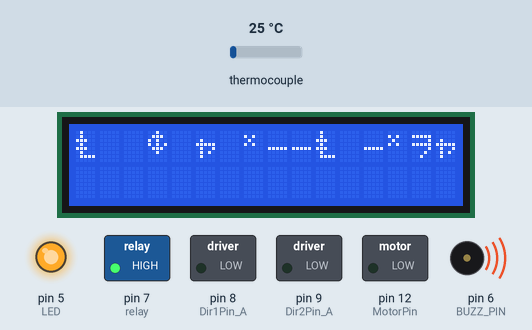
Bench run of a sketch on a simulated Arduino Uno, built with avr-gcc and run on an emulated ATmega328P. Shown: 16×2 character LCD, switched loads named in the sketch (green lamp = pin HIGH), output pins drawn as LEDs (lit = HIGH), buzzer (waves = sounding). The inputs (shaded band) are chosen by the test bench; at power-on: thermocouple 25 °C. What the sketch prints to the serial monitor is not drawn.

Above: at 1.3 s.
1.4 s: thermocouple set to 60 °C
At 2.4 s:
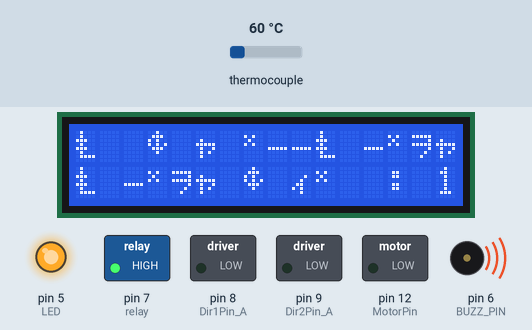
6.2 s: thermocouple set to 70 °C
At 8.9 s:
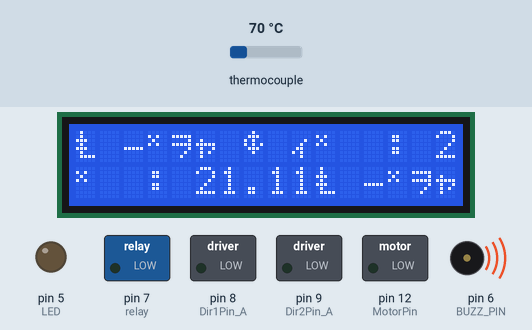
11.0 s: thermocouple set to 77 °C
At 13.7 s:
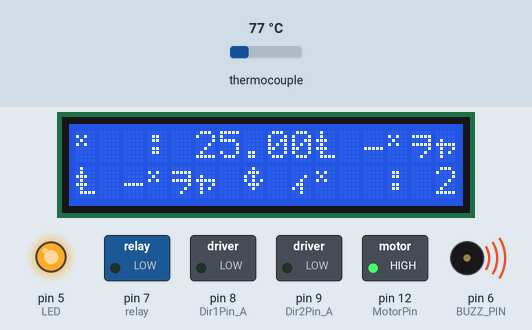
15.8 s: thermocouple set to 6 °C
At 19.2 s:
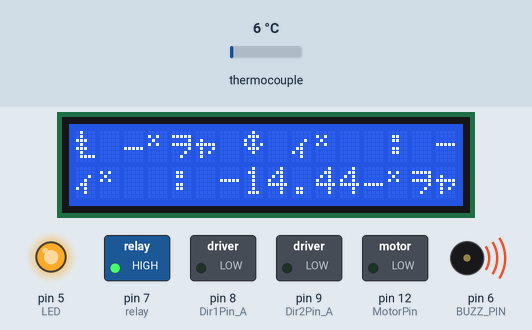
20.6 s: thermocouple set to 75 °C
At 23.4 s:
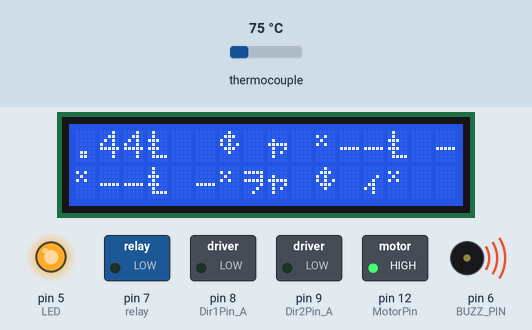
25.4 s: thermocouple set to 225 °C
At 30.3 s:
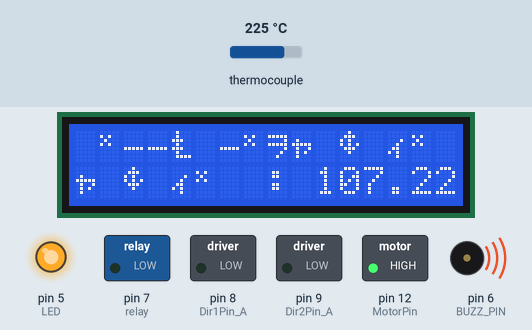
Timing chart, 0 to 31.8 s (numbered marks = the images above; inputs shaded):
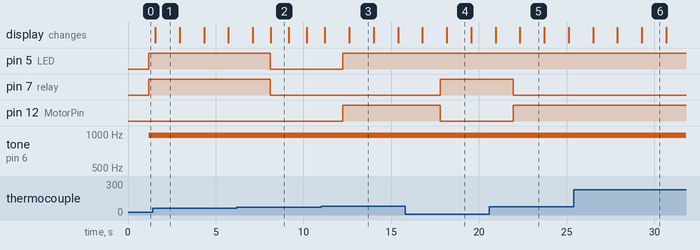

Measured:
- the behaviour switches between 64 and 65 °C on thermocouple (found by bisection; images 1 and 2)
- the behaviour switches between 73 and 74 °C on thermocouple (found by bisection; images 2 and 3)
- after the input at 6.2 s, pin 5 (LED), pin 7 (relay): HIGH → LOW after 1.9 s
- after the input at 11.0 s, pin 5 (LED), pin 12 (MotorPin): LOW → HIGH after 1.2 s
- after the input at 15.8 s, pin 7 (relay): LOW → HIGH after 2.0 s; pin 12 (MotorPin): HIGH → LOW after 2.0 s; the display: first changes after 0.98 s (image 4 shows a later state)
- after the input at 20.6 s, pin 7 (relay): HIGH → LOW after 1.4 s; pin 12 (MotorPin): LOW → HIGH after 1.4 s; the display: first differs from a run without the input after 1.7 s (image 5)
- after the input at 25.4 s, the display: first differs from a run without the input after 2.5 s (image 6 shows a later state)

The sketch:

temp_control.ino
```cpp
#include <SPI.h>   // 온도센서-SPI통신
#include "Adafruit_MAX31855.h"   // 온도센서 라이브러리(아두이노 IDE에서 다운)
#include <LiquidCrystal_I2C.h>  // LCD패널 라이브러리(아두이노 IDE에서 다운)
#include <SoftwareSerial.h>
// 온도센서 SO핀
#define SO 2
// 온도센서 CS핀
#define CS 3
// 온도센서 CK핀
#define SCK 4
// LED
#define LED 5
// 부저
#define BUZZ_PIN 6
// 릴레이
#define relay 7

// L298N [SZH-MDBL-020] 모터드라이버
#define Dir1Pin_A 8 // 방향제어 핀 1
#define Dir2Pin_A 9 // 방향제어 핀 2
#define MotorPin 12  // 모터 제어&속도제어 핀

// MAX6675 온도센서
Adafruit_MAX31855 thermocouple(SCK, CS, SO);

// ZigBee 모듈을 연결할 시리얼 핀 설정
SoftwareSerial zigbeeSerial(10, 11);  // RX, TX

// LCD 패널: I2C 주소와 LCD 크기 설정
LiquidCrystal_I2C lcd(0x27, 16, 2);

void buzz()
{
   analogWrite(BUZZ_PIN, 5000);
   delay(300);
   analogWrite(BUZZ_PIN, 0);
   delay(50);
}

void setup()
{
  lcd.begin(16, 2); // LCD 초기화
  lcd.init();
  lcd.backlight(); // 백라이트 활성화

  //시리얼 통신 시작
  Serial.begin(9600);
  //zigbee 통신 시작
  zigbeeSerial.begin(9600);

  pinMode(LED, OUTPUT);
  pinMode(BUZZ_PIN, OUTPUT);
  pinMode(relay, OUTPUT);
  pinMode(Dir1Pin_A, OUTPUT);
  pinMode(Dir2Pin_A, OUTPUT);
  pinMode(MotorPin, OUTPUT);

  //온도센서
  Serial.print("MAX6675 온도센서");

  if (!thermocouple.begin())
  {
    Serial.print("ERROR.");
    while (1) delay(10);
  }

  Serial.print("MAX6675 온도센서 Done");
}

void loop()
{
  // 현재 온도
  double f = thermocouple.readCelsius();
  double c = (f-32) * 5 / 9;  //섭씨

  if (isnan(f))
  {
    Serial.println("Thermocouple fault(s) detected!");
    uint8_t e = thermocouple.readError();
  }

  else
  {
    Serial.print("현재 배터리 온도: ");
    Serial.println(c);
    lcd.print("현재 배터리 온도: ");  //LCD패널에 현재 온도 표시
    lcd.print(c);
  }

  delay(1000);

  //비정상적인 온도 감지
  if(c < 18)
   {
     Serial.print("low temp");
     Serial.println(c);
     // 배터리 온도 비정상 신호, 현재 온도
     zigbeeSerial.print("low temp");
     //zigbeeSerial.print("temp: ");
     //zigbeeSerial.print(c);

     analogWrite(MotorPin, 0);
     digitalWrite(relay, HIGH);
     Serial.println("모터 OFF 히터 ON");
     digitalWrite(LED, HIGH);
     buzz();
   }

   else if(c > 23)
   {
     Serial.print("high temp");
     Serial.println(c);
     // 배터리 온도 비정상 신호, 현재 온도
     zigbeeSerial.print("high temp");
     //zigbeeSerial.print("temp: ");
     //zigbeeSerial.print(c);

     analogWrite(MotorPin, 255);
     digitalWrite(relay, LOW);
     Serial.println("모터 ON 히터 OFF");
     digitalWrite(LED, HIGH);
     buzz();
   }

   else   // 배터리 온도 정상
   {
     analogWrite(MotorPin, 0);
     digitalWrite(relay, LOW);
     digitalWrite(LED, LOW);
     analogWrite(BUZZ_PIN, 0);
   }
}
```
